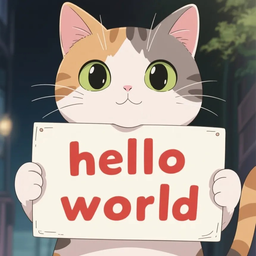
#> input picture hellokitty.png, 256 x 256 px, shrunk from 860 x 860 before the run, found by its file name
$ jupyter execute multimediaquantisation.ipynb   (shell and % lines are left out)
#> lines starting #> are read from the running program, lines starting #| are printed output that depends on the picture
<a href="https://colab.research.google.com/github/shruthipavalavel/Multimedia-Processing-Sem-4-P/blob/main/multimediaquantisation.ipynb" target="_parent"></a>

[cell 1]
from google.colab import files
uploaded = files.upload()
#> the answer given: hellokitty.png

[cell 2]
from PIL import Image
import numpy as np
import os

[cell 3]
def load_rgb_image(image_path):
#> called with image_path = '/content/hellokitty.png'
    img = Image.open(image_path).convert("RGB")
#> img is the input picture: PIL image 256x256 RGB; mean R, G, B 162, 147.9, 139.8
    img_np = np.array(img)
    print("Loaded RGB image:", img_np.shape)
#| Loaded RGB image: (256, 256, 3)
    return img_np

[cell 4]
def greyscale_desaturation(img_np, image_path):
#> called with image_path = '/content/hellokitty.png'
    grey_np = ((img_np.max(axis=2) + img_np.min(axis=2)) / 2).astype(np.uint8)
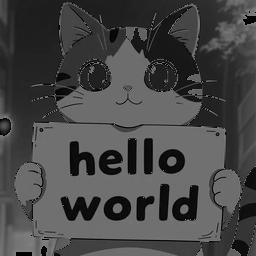
#> grey_np: shape (256, 256); min 0, max 127, mean 71.2
    grey_img = Image.fromarray(grey_np)

    base = os.path.splitext(os.path.basename(image_path))[0]
    outname = f"{base}_greyscale.png"
    grey_img.save(outname)
    print("Greyscale saved:", outname)
    return grey_np

[cell 5]
def median_cut_quantize_rgb(img_np, num_colors=16):
#> called with num_colors = 16
    pixels = img_np.reshape(-1, 3)

    # start with one "box"
    boxes = [pixels]

    # split until we get desired number of colors
    while len(boxes) < num_colors:
        new_boxes = []
        for box in boxes:
            if len(box) == 0:
                continue
            # find channel with max spread
            ranges = box.max(axis=0) - box.min(axis=0)
            ch = np.argmax(ranges)
            # sort and split
            sorted_box = box[box[:, ch].argsort()]
            mid = len(sorted_box) // 2
            new_boxes.append(sorted_box[:mid])
            new_boxes.append(sorted_box[mid:])
        boxes = new_boxes
#> this loop made 4 passes

    # palette: mean of each box
    palette = np.array([box.mean(axis=0).astype(np.uint8) for box in boxes])
#> palette = 16 rows, first 8: [24, 29, 35], [33, 39, 38], [32, 41, 47], [38, 54, 64], [67, 69, 72], [106, 110, 96], [209, 81, 71], [211, 168, 119]

    # assign nearest color
    def nearest(c):
        d = np.sum((palette - c) ** 2, axis=1)
#> d = [254, 258, 470, 310, 198, 366, 333, 472, 310, 413, 429, 326, 285, 48, 443, 446]
        return palette[np.argmin(d)]

    quantized = np.array([nearest(c) for c in pixels])
    quantized = quantized.reshape(img_np.shape)
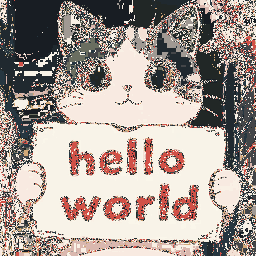
#> quantized: shape (256, 256, 3); mean R, G, B 167, 155, 148.5

    out = Image.fromarray(quantized)
    out.save("median_cut_color.png")
    print("Median Cut color saved: median_cut_color.png")
    return quantized

[cell 6]
class OctreeNode:
    def __init__(self, level, max_depth):
        self.level = level
        self.max_depth = max_depth
        self.children = [None] * 8
        self.count = 0
        self.color_sum = np.zeros(3, dtype=np.int64)
        self.index = -1

    def is_leaf(self):
        return self.level == self.max_depth

def get_index(color, level):
    shift = 7 - level
    r = (color[0] >> shift) & 1
    g = (color[1] >> shift) & 1
    b = (color[2] >> shift) & 1
    return (r << 2) | (g << 1) | b

def insert_color(node, color):
    node.color_sum += color
    node.count += 1

def build_octree(img_np, max_depth=6):
#> called with max_depth = 6
    pixels = img_np.reshape(-1, 3)
    root = OctreeNode(0, max_depth)
    leaves = []

    for c in pixels:
        node = root
        for lvl in range(max_depth + 1):
            if node.is_leaf():
                insert_color(node, c)
                break
            idx = get_index(c, lvl)
            if node.children[idx] is None:
                node.children[idx] = OctreeNode(lvl + 1, max_depth)
                if node.children[idx].is_leaf():
                    leaves.append(node.children[idx])
            node = node.children[idx]
            insert_color(node, c)
#> this loop made 65536 passes

    return root, leaves

def get_palette(leaves, num_colors):
#> called with num_colors = 16
    leaves = sorted(leaves, key=lambda n: n.count, reverse=True)
    chosen = leaves[:num_colors]
    for i, leaf in enumerate(chosen):
        leaf.index = i
#> this loop made 16 passes
    palette = [leaf.color_sum // leaf.count for leaf in chosen]
    return np.array(palette, dtype=np.uint8)

def octree_quantize_rgb(img_np, max_depth=6, num_colors=16):
    root, leaves = build_octree(img_np, max_depth)
    palette = get_palette(leaves, num_colors)

    pixels = img_np.reshape(-1, 3)
    out_pixels = []

    for c in pixels:
        d = np.sum((palette - c) ** 2, axis=1)
        out_pixels.append(palette[np.argmin(d)])
#> this loop made 65536 passes
#> c on passes 1 to 3: [61, 76, 97], [56, 70, 92], [52, 63, 85]

    out_img = np.array(out_pixels).reshape(img_np.shape)
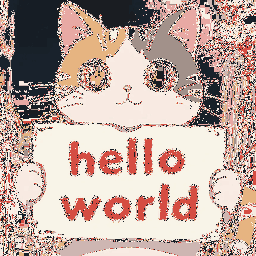
#> out_img: shape (256, 256, 3); mean R, G, B 191.8, 168.4, 159.6
    out = Image.fromarray(out_img)
    out.save("octree_color.png")
    print("Octree color saved: octree_color.png")
    return out_img

$ run again, with bitplanesplicing input.png copied over hellokitty.png
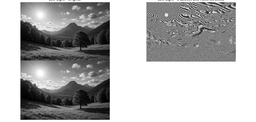
#> input picture bitplanesplicing input.png, 256 x 122 px, shrunk from 1280 x 612 before the run, found by its file name
#| Loaded RGB image: (122, 256, 3)
#> the loop in median_cut_quantize_rgb, `while len(boxes) < num_colors:` made 4 passes
#> palette = 16 rows, first 8: [18, 18, 18], [51, 51, 51], [79, 79, 79], [108, 108, 108], [122, 122, 122], [129, 129, 129], [145, 145, 145], [187, 187, 187]
#> d = [315, 432, 0, 315, 75, 12, 204, 48, 192, 0, 0, 0, 0, 0, 0, 0]
#> in median_cut_quantize_rgb, `quantized = quantized.reshape(img_np.shape)`:
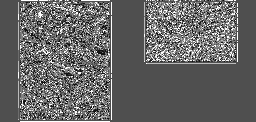
#> quantized: shape (122, 256, 3); min 18, max 255, mean 102.7
#> the loop in build_octree, `for c in pixels:` made 31232 passes
#> the loop in get_palette, `for i, leaf in enumerate(chosen):` made 16 passes
#> the loop in octree_quantize_rgb, `for c in pixels:` made 31232 passes
#> in octree_quantize_rgb, `out_img = np.array(out_pixels).reshape(img_np.shape)`:
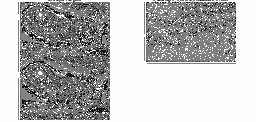
#> out_img: shape (122, 256, 3); min 17, max 254, mean 184.5

$ run again, with freq_1_16.png copied over hellokitty.png
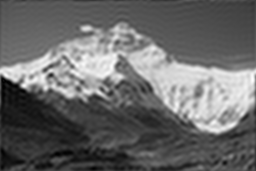
#> input picture freq_1_16.png, 256 x 171 px, shrunk from 1200 x 800 before the run, found by its file name
#| Loaded RGB image: (171, 256, 3)
#> the loop in median_cut_quantize_rgb, `while len(boxes) < num_colors:` made 4 passes
#> palette = 16 rows, first 8: [23, 23, 23], [39, 39, 39], [51, 51, 51], [61, 61, 61], [68, 68, 68], [74, 74, 74], [80, 80, 80], [84, 84, 84]
#> d = [192, 192, 432, 12, 75, 363, 99, 555, 492, 0, 435, 459, 0, 27, 204, 603]
#> in median_cut_quantize_rgb, `quantized = quantized.reshape(img_np.shape)`:
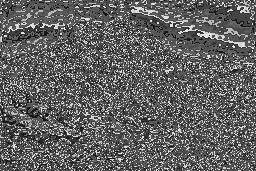
#> quantized: shape (171, 256, 3); min 23, max 226, mean 98.1
#> the loop in build_octree, `for c in pixels:` made 43776 passes
#> the loop in get_palette, `for i, leaf in enumerate(chosen):` made 16 passes
#> the loop in octree_quantize_rgb, `for c in pixels:` made 43776 passes
#> c on passes 1 to 3: [63, 63, 63], [63, 63, 63], [63, 63, 63]
#> in octree_quantize_rgb, `out_img = np.array(out_pixels).reshape(img_np.shape)`:
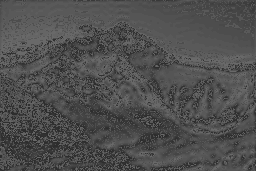
#> out_img: shape (171, 256, 3); min 45, max 105, mean 78.6
